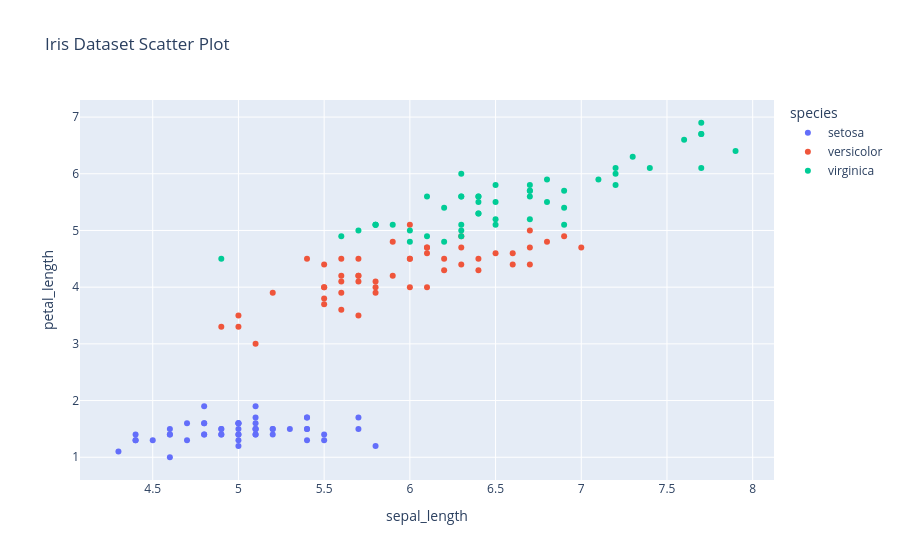

The code cell stored with this chart in its notebook:
### Code cell
df = pd.read_csv("./data/iris.csv")    
plot = px.scatter(df, x="sepal_length", y="petal_length", color="species", title="Iris Dataset Scatter Plot")
plot.show()

### Figure 1 — Plotly figure (JSON) as saved in the notebook; plotly's stock layout.template omitted (floating-point values rounded to 4 significant figures)
{"data": [{"hovertemplate": "species=setosa<br>sepal_length=%{x}<br>petal_length=%{y}<extra></extra>", "legendgroup": "setosa", "marker": {"color": "#636efa", "symbol": "circle"}, "mode": "markers", "name": "setosa", "orientation": "v", "showlegend": true, "type": "scatter", "x": [5.1, 4.9, 4.7, 4.6, 5.0, 5.4, 4.6, 5.0, 4.4, 4.9, 5.4, 4.8, 4.8, 4.3, 5.8, 5.7, 5.4, 5.1, 5.7, 5.1, 5.4, 5.1, 4.6, 5.1, 4.8, 5.0, 5.0, 5.2, 5.2, 4.7, 4.8, 5.4, 5.2, 5.5, 4.9, 5.0, 5.5, 4.9, 4.4, 5.1, 5.0, 4.5, 4.4, 5.0, 5.1, 4.8, 5.1, 4.6, 5.3, 5.0], "xaxis": "x", "y": [1.4, 1.4, 1.3, 1.5, 1.4, 1.7, 1.4, 1.5, 1.4, 1.5, 1.5, 1.6, 1.4, 1.1, 1.2, 1.5, 1.3, 1.4, 1.7, 1.5, 1.7, 1.5, 1.0, 1.7, 1.9, 1.6, 1.6, 1.5, 1.4, 1.6, 1.6, 1.5, 1.5, 1.4, 1.5, 1.2, 1.3, 1.4, 1.3, 1.5, 1.3, 1.3, 1.3, 1.6, 1.9, 1.4, 1.6, 1.4, 1.5, 1.4], "yaxis": "y"}, {"hovertemplate": "species=versicolor<br>sepal_length=%{x}<br>petal_length=%{y}<extra></extra>", "legendgroup": "versicolor", "marker": {"color": "#EF553B", "symbol": "circle"}, "mode": "markers", "name": "versicolor", "orientation": "v", "showlegend": true, "type": "scatter", "x": [7.0, 6.4, 6.9, 5.5, 6.5, 5.7, 6.3, 4.9, 6.6, 5.2, 5.0, 5.9, 6.0, 6.1, 5.6, 6.7, 5.6, 5.8, 6.2, 5.6, 5.9, 6.1, 6.3, 6.1, 6.4, 6.6, 6.8, 6.7, 6.0, 5.7, 5.5, 5.5, 5.8, 6.0, 5.4, 6.0, 6.7, 6.3, 5.6, 5.5, 5.5, 6.1, 5.8, 5.0, 5.6, 5.7, 5.7, 6.2, 5.1, 5.7], "xaxis": "x", "y": [4.7, 4.5, 4.9, 4.0, 4.6, 4.5, 4.7, 3.3, 4.6, 3.9, 3.5, 4.2, 4.0, 4.7, 3.6, 4.4, 4.5, 4.1, 4.5, 3.9, 4.8, 4.0, 4.9, 4.7, 4.3, 4.4, 4.8, 5.0, 4.5, 3.5, 3.8, 3.7, 3.9, 5.1, 4.5, 4.5, 4.7, 4.4, 4.1, 4.0, 4.4, 4.6, 4.0, 3.3, 4.2, 4.2, 4.2, 4.3, 3.0, 4.1], "yaxis": "y"}, {"hovertemplate": "species=virginica<br>sepal_length=%{x}<br>petal_length=%{y}<extra></extra>", "legendgroup": "virginica", "marker": {"color": "#00cc96", "symbol": "circle"}, "mode": "markers", "name": "virginica", "orientation": "v", "showlegend": true, "type": "scatter", "x": [6.3, 5.8, 7.1, 6.3, 6.5, 7.6, 4.9, 7.3, 6.7, 7.2, 6.5, 6.4, 6.8, 5.7, 5.8, 6.4, 6.5, 7.7, 7.7, 6.0, 6.9, 5.6, 7.7, 6.3, 6.7, 7.2, 6.2, 6.1, 6.4, 7.2, 7.4, 7.9, 6.4, 6.3, 6.1, 7.7, 6.3, 6.4, 6.0, 6.9, 6.7, 6.9, 5.8, 6.8, 6.7, 6.7, 6.3, 6.5, 6.2, 5.9], "xaxis": "x", "y": [6.0, 5.1, 5.9, 5.6, 5.8, 6.6, 4.5, 6.3, 5.8, 6.1, 5.1, 5.3, 5.5, 5.0, 5.1, 5.3, 5.5, 6.7, 6.9, 5.0, 5.7, 4.9, 6.7, 4.9, 5.7, 6.0, 4.8, 4.9, 5.6, 5.8, 6.1, 6.4, 5.6, 5.1, 5.6, 6.1, 5.6, 5.5, 4.8, 5.4, 5.6, 5.1, 5.1, 5.9, 5.7, 5.2, 5.0, 5.2, 5.4, 5.1], "yaxis": "y"}], "layout": {"legend": {"title": {"text": "species"}, "tracegroupgap": 0}, "title": {"text": "Iris Dataset Scatter Plot"}, "xaxis": {"anchor": "y", "domain": [0, 1], "title": {"text": "sepal_length"}}, "yaxis": {"anchor": "x", "domain": [0, 1], "title": {"text": "petal_length"}}}}
